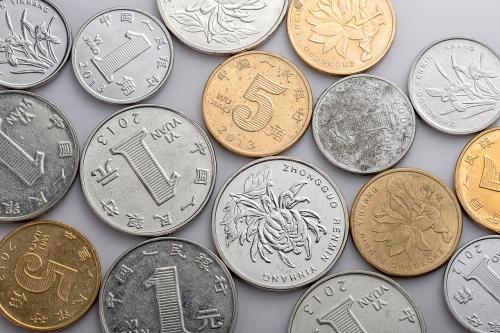
#> input picture yb.jpg, 500 x 333 px
$ python cv00P.py
#> lines starting #> are read from the running program, lines starting #| are printed output that depends on the picture; after the words box and inside, x2 and y2 are one past the last pixel; in counts of white or black regions, pixels touching at a corner belong together
#> further down, src is the input picture: shape (333, 500, 3); mean B, G, R 151, 161, 169.4
import cv2 as cv
import numpy as np
import matplotlib.pyplot as plt


#分水岭算法


def watershed_demo():
 print(src.shape)
#| (333, 500, 3)
 blurred=cv.pyrMeanShiftFiltering(src,10,100)
 #gray/binary img
 gray=cv.cvtColor(blurred,cv.COLOR_BGR2GRAY)
 ret,binary=cv.threshold(gray,0,255,cv.THRESH_BINARY|cv.THRESH_OTSU)
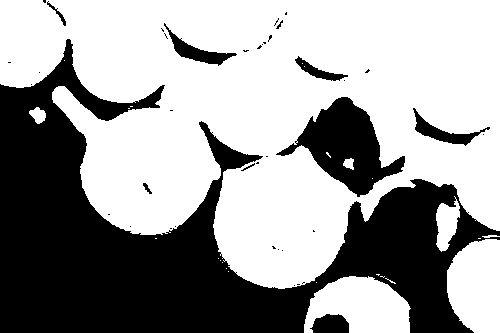
#> binary: shape (333, 500); 61.8% white; 40 black regions (30 under 20 px), largest, box (x1, y1, x2, y2) and area: (0, 39, 500, 333) 55405, (276, 97, 405, 197) 5474, (164, 23, 237, 66) 769
#> ret = 156
 plt.imshow(binary)
 plt.show()

 kernel=cv.getStructuringElement(cv.MORPH_RECT,(3,3))
 mb=cv.morphologyEx(binary,cv.MORPH_OPEN,kernel,iterations=2)
#> mb: shape (333, 500); 61.4% white; 22 black regions (13 under 20 px), largest, box (x1, y1, x2, y2) and area: (0, 39, 500, 333) 55787, (276, 97, 405, 197) 5540, (161, 23, 237, 66) 829
 sure_bg=cv.dilate(mb,kernel,iterations=3)
#> sure_bg: shape (333, 500); 67.8% white; 14 black regions (7 under 20 px), largest, box (x1, y1, x2, y2) and area: (0, 47, 500, 333) 48369, (300, 100, 401, 192) 3997, (211, 139, 256, 166) 419
 plt.imshow(sure_bg)
 plt.show()

 #distance transform
 dist=cv.distanceTransform(mb,cv.DIST_L2,3)
 dist_output=cv.normalize(dist,0,1.0,cv.NORM_MINMAX)
 plt.imshow(dist_output*50)
 plt.show()
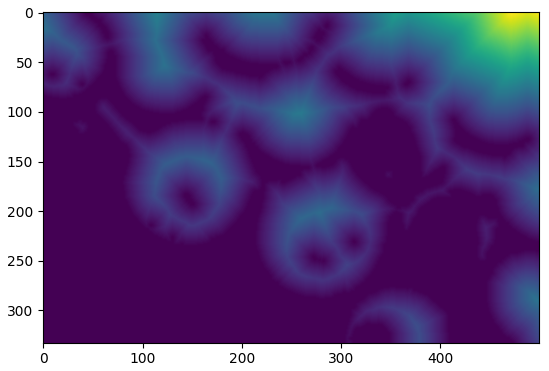
#> figure drawn by matplotlib, 1 panel

 ret,surface=cv.threshold(dist,dist.max()*0.6,255,cv.THRESH_BINARY)
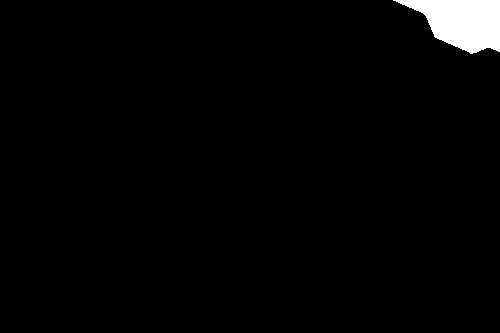
#> surface: shape (333, 500) float32; 2.2% white; 1 white region, box (x1, y1, x2, y2) and area: (393, 0, 500, 54) 3604
#> ret = 76.13
 plt.imshow(surface)
 plt.show()

 surface_fg=np.uint8(surface)
 unknown=cv.subtract(sure_bg,surface_fg)
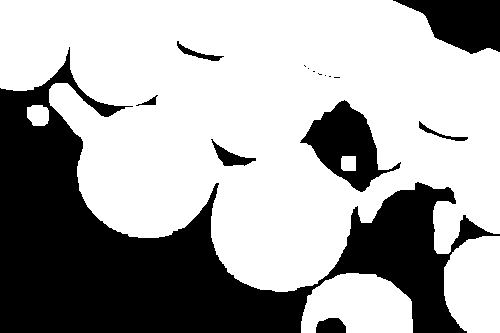
#> unknown: shape (333, 500); 65.6% white; 15 black regions (7 under 20 px), largest, box (x1, y1, x2, y2) and area: (0, 47, 500, 333) 48369, (300, 100, 401, 192) 3997, (393, 0, 500, 54) 3604
 ret,markers=cv.connectedComponents(surface_fg)
#> ret = 2
 print(ret)
#| 2

 #watershed transform
 markers=markers+1
 markers[unknown==255]=0
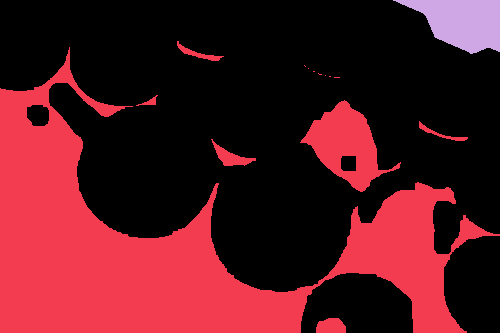
#> markers: shape (333, 500) int32; 3 distinct labels, from 0 to 2; one colour per label, 0 black
 markers=cv.watershed(src,markers=markers)
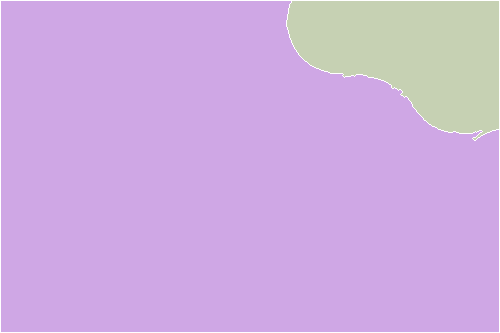
#> markers: shape (333, 500) int32; 3 distinct labels, from -1 to 2; one colour per label, 0 black, -1 white
 src[markers==-1]=[255,0,0]
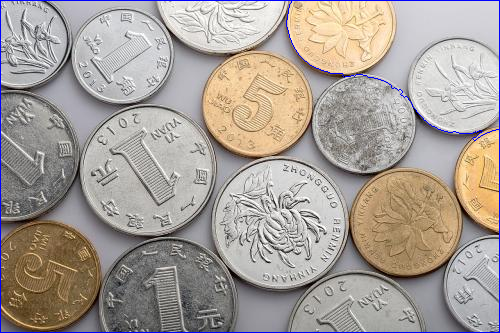
#> src: shape (333, 500, 3); 1.17% of pixels changed, all inside (x1, y1, x2, y2) = (0, 0, 500, 333)
 plt.imshow(src)
 plt.show()


src=cv.imread('yb.jpg')
watershed_demo()
